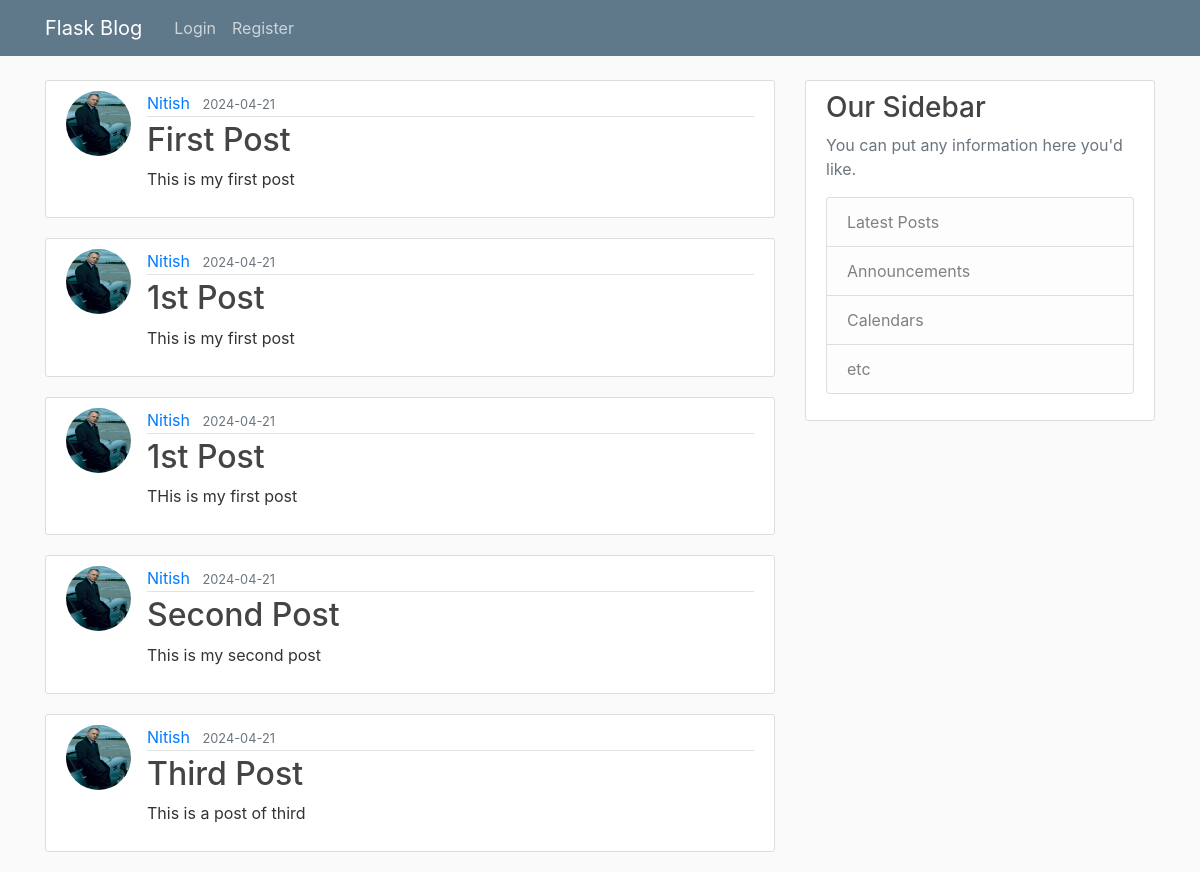
Page /home on the earlier database version.
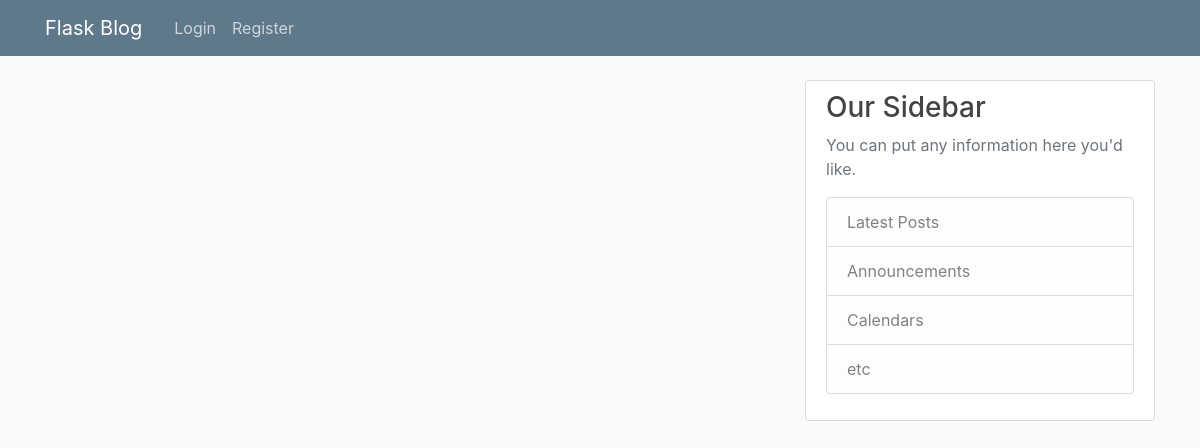
Same page on the later database version.
### main.py (models this page shows, shortened)
class Post(db.Model):
    id = db.Column(db.Integer, primary_key=True)
    title = db.Column(db.String(10000), nullable=False)
    date_posted = db.Column(db.DateTime(timezone=True), default=func.now())
    content = db.Column(db.Text, nullable=False)
    user_id = db.Column(db.Integer, db.ForeignKey('user.id'), nullable=False)

class User(db.Model, UserMixin):
    id = db.Column(db.Integer, primary_key=True)
    username = db.Column(db.String(150), unique=True, nullable=False)
    email = db.Column(db.String(150), unique=True, nullable=False)
    image_file = db.Column(db.String(20), nullable=False, default='default.jpg')
    password = db.Column(db.String(150), nullable=False)
    posts = db.relationship('Post', backref='author', lazy=True)

### main.py (the view)
@app.route('/')
@app.route('/home')
def home():
    posts = Post.query.all()
    return render_template("home.html", posts=posts, user=current_user)

### templates/home.html
{% extends "layout.html" %}
{% block content %}
    {% for post in posts %}
    <article class="media content-section">
      <img class="rounded-circle article-img" src="{{url_for('static',filename='image/'+post.author.image_file)}}" alt="">
        <div class="media-body">
          <div class="article-metadata">
            <a class="mr-2" href="#">{{ post.author.username }}</a>
            <small class="text-muted">{{ post.date_posted.strftime('%Y-%m-%d') }}</small>
          </div>
          <h2><a class="article-title" href="{{url_for('post',post_id=post.id)}}">{{ post.title }}</a></h2>
          <p class="article-content">{{ post.content }}</p>
        </div>
      </article>
    {% endfor %}
{% endblock %}

### templates/layout.html (shortened to what this page needs)
<!DOCTYPE html>
<html lang="en">
<head>
    <link rel="stylesheet" href="https://cdn.jsdelivr.net/npm/bootstrap@4.3.1/dist/css/bootstrap.min.css">
    <link rel="stylesheet" type="text/css" href="{{ url_for('static',filename='main.css') }}">
</head>
<body>
    <header class="site-header">
        <nav class="navbar navbar-expand-md navbar-dark bg-steel fixed-top">
        <div class="container">
            <a class="navbar-brand mr-4" href="/">Flask Blog</a>
            <div class="collapse navbar-collapse" id="navbarToggle">
                {% if user.is_authenticated %}
                    <div class="navbar-nav mr-auto">
                        <a class="nav-item nav-link" href="/">Home</a>
                        <a class="nav-item nav-link" href="{{url_for('new_post')}}">New Post</a>
                        <a class="nav-item nav-link" href="/account">Account</a>
                        <a class="nav-item nav-link" href="/about">About</a>
                        <a class="nav-item nav-link" id="logout" href="/logout">Log out</a>
                    </div>
                {% else %}
                    <div class="navbar-nav">
                        <a class="nav-item nav-link" href="/login">Login</a>
                        <a class="nav-item nav-link" href="/register">Register</a>
                    </div>
                {% endif %}
            </div>
        </div>
        </nav>
    </header>
    <main role="main" class="container">
        <div class="row">
          <div class="col-md-8">
            {% block content %}{% endblock %}
          </div>
          <div class="col-md-4">
            <div class="content-section">
              <h3>Our Sidebar</h3>
              <p class='text-muted'>You can put any information here you'd like.
                <ul class="list-group">
                  <li class="list-group-item list-group-item-light">Latest Posts</li>
                  <li class="list-group-item list-group-item-light">Announcements</li>
                  <li class="list-group-item list-group-item-light">Calendars</li>
                  <li class="list-group-item list-group-item-light">etc</li>
                </ul>
              </p>
            </div>
          </div>
        </div>
      </main>
</body>
</html>

### static/main.css (style rules this page uses)
body { background: #fafafa; color: #333333; margin-top: 5rem; }
h1, h2, h3, h4, h5, h6 { color: #444444; }
.bg-steel { background-color: #5f788a; }
.site-header .navbar-nav .nav-link { color: #cbd5db; }
.content-section { background: #ffffff; padding: 10px 20px; border: 1px solid #dddddd; border-radius: 3px; margin-bottom: 20px; }

Differences in the rows shown:
removed Post: image_file (placeholder picture), author.username "Nitish", date_posted "2024-04-21", title "First Post", content "This is my first post"
removed Post: image_file (placeholder picture), author.username "Nitish", date_posted "2024-04-21", title "1st Post", content "This is my first post"
removed Post: image_file (placeholder picture), author.username "Nitish", date_posted "2024-04-21", title "1st Post", content "THis is my first post"
removed Post: image_file (placeholder picture), author.username "Nitish", date_posted "2024-04-21", title "Second Post", content "This is my second post"
removed Post: image_file (placeholder picture), author.username "Nitish", date_posted "2024-04-21", title "Third Post", content "This is a post of third"
